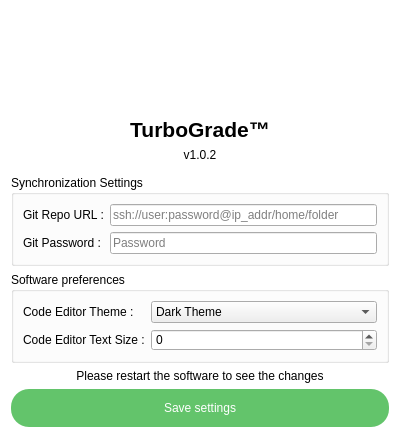
<?xml version="1.0" encoding="UTF-8"?>
<ui version="4.0">
 <class>Preferences</class>
 <widget class="QDialog" name="Preferences">
  <property name="windowModality">
   <enum>Qt::WindowModal</enum>
  </property>
  <property name="geometry">
   <rect>
    <x>0</x>
    <y>0</y>
    <width>400</width>
    <height>438</height>
   </rect>
  </property>
  <property name="windowTitle">
   <string>Form</string>
  </property>
  <property name="styleSheet">
   <string notr="true">QDialog {
	background: white;
}

#save_btn {
	border:none;
	text-transform: uppercase;
	padding: 10px;
	padding-left: 15px;
	padding-right: 15px;
	border-radius: 18px;
	color: white;
	background: #63c46b;
	width: 100px;
	height: 18px;

}
</string>
  </property>
  <property name="modal">
   <bool>true</bool>
  </property>
  <layout class="QVBoxLayout" name="verticalLayout">
   <item>
    <layout class="QHBoxLayout" name="logo">
     <item>
      <spacer name="horizontalSpacer">
       <property name="orientation">
        <enum>Qt::Horizontal</enum>
       </property>
       <property name="sizeHint" stdset="0">
        <size>
         <width>40</width>
         <height>20</height>
        </size>
       </property>
      </spacer>
     </item>
     <item>
      <widget class="QLabel" name="logo_img">
       <property name="minimumSize">
        <size>
         <width>100</width>
         <height>100</height>
        </size>
       </property>
       <property name="maximumSize">
        <size>
         <width>100</width>
         <height>100</height>
        </size>
       </property>
       <property name="text">
        <string/>
       </property>
       <property name="pixmap">
        <pixmap resource="resources.qrc">:/logo/res/icon.png</pixmap>
       </property>
       <property name="scaledContents">
        <bool>true</bool>
       </property>
       <property name="alignment">
        <set>Qt::AlignHCenter|Qt::AlignTop</set>
       </property>
      </widget>
     </item>
     <item>
      <spacer name="horizontalSpacer_2">
       <property name="orientation">
        <enum>Qt::Horizontal</enum>
       </property>
       <property name="sizeHint" stdset="0">
        <size>
         <width>40</width>
         <height>20</height>
        </size>
       </property>
      </spacer>
     </item>
    </layout>
   </item>
   <item>
    <widget class="QLabel" name="name">
     <property name="sizePolicy">
      <sizepolicy hsizetype="Preferred" vsizetype="Fixed">
       <horstretch>0</horstretch>
       <verstretch>0</verstretch>
      </sizepolicy>
     </property>
     <property name="font">
      <font>
       <pointsize>16</pointsize>
       <weight>75</weight>
       <bold>true</bold>
      </font>
     </property>
     <property name="text">
      <string>TurboGrade™</string>
     </property>
     <property name="alignment">
      <set>Qt::AlignCenter</set>
     </property>
    </widget>
   </item>
   <item>
    <widget class="QLabel" name="version">
     <property name="text">
      <string>v1.0.2</string>
     </property>
     <property name="alignment">
      <set>Qt::AlignCenter</set>
     </property>
    </widget>
   </item>
   <item>
    <spacer name="verticalSpacer">
     <property name="orientation">
      <enum>Qt::Vertical</enum>
     </property>
     <property name="sizeHint" stdset="0">
      <size>
       <width>20</width>
       <height>40</height>
      </size>
     </property>
    </spacer>
   </item>
   <item>
    <widget class="QGroupBox" name="sync_settings">
     <property name="title">
      <string>Synchronization Settings</string>
     </property>
     <layout class="QFormLayout" name="formLayout_2">
      <property name="fieldGrowthPolicy">
       <enum>QFormLayout::ExpandingFieldsGrow</enum>
      </property>
      <item row="0" column="0">
       <widget class="QLabel" name="repo_url_label">
        <property name="text">
         <string>Git Repo URL :</string>
        </property>
       </widget>
      </item>
      <item row="0" column="1">
       <widget class="QLineEdit" name="repo_url">
        <property name="sizePolicy">
         <sizepolicy hsizetype="Expanding" vsizetype="Fixed">
          <horstretch>0</horstretch>
          <verstretch>0</verstretch>
         </sizepolicy>
        </property>
        <property name="placeholderText">
         <string>ssh://user:password@ip_addr/home/folder</string>
        </property>
       </widget>
      </item>
      <item row="1" column="0">
       <widget class="QLabel" name="repo_pwd_label">
        <property name="text">
         <string>Git Password :</string>
        </property>
       </widget>
      </item>
      <item row="1" column="1">
       <widget class="QLineEdit" name="repo_pwd">
        <property name="inputMethodHints">
         <set>Qt::ImhSensitiveData</set>
        </property>
        <property name="placeholderText">
         <string>Password</string>
        </property>
       </widget>
      </item>
     </layout>
    </widget>
   </item>
   <item>
    <widget class="QGroupBox" name="software_preferences">
     <property name="title">
      <string>Software preferences</string>
     </property>
     <layout class="QFormLayout" name="formLayout_3">
      <item row="0" column="0">
       <widget class="QLabel" name="theme_label">
        <property name="text">
         <string>Code Editor Theme :</string>
        </property>
       </widget>
      </item>
      <item row="0" column="1">
       <widget class="QComboBox" name="theme">
        <item>
         <property name="text">
          <string>Dark Theme</string>
         </property>
        </item>
        <item>
         <property name="text">
          <string>Light Theme</string>
         </property>
        </item>
       </widget>
      </item>
      <item row="1" column="0">
       <widget class="QLabel" name="font_size_label">
        <property name="text">
         <string>Code Editor Text Size :</string>
        </property>
       </widget>
      </item>
      <item row="1" column="1">
       <widget class="QSpinBox" name="font_size">
        <property name="inputMethodHints">
         <set>Qt::ImhDigitsOnly</set>
        </property>
        <property name="maximum">
         <number>30</number>
        </property>
       </widget>
      </item>
     </layout>
    </widget>
   </item>
   <item>
    <widget class="QLabel" name="label">
     <property name="text">
      <string>Please restart the software to see the changes</string>
     </property>
     <property name="alignment">
      <set>Qt::AlignCenter</set>
     </property>
    </widget>
   </item>
   <item>
    <widget class="QPushButton" name="save_btn">
     <property name="text">
      <string>Save settings</string>
     </property>
     <property name="icon">
      <iconset resource="resources.qrc">
       <normaloff>:/misc/res/confirm.png</normaloff>:/misc/res/confirm.png</iconset>
     </property>
    </widget>
   </item>
  </layout>
 </widget>
 <resources>
  <include location="resources.qrc"/>
 </resources>
 <connections/>
</ui>
